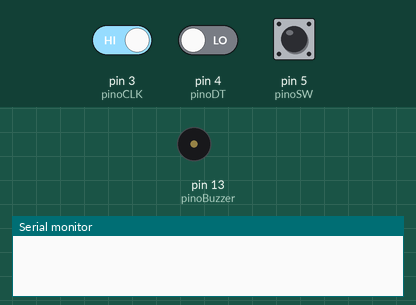
Simulated run of this sketch. Board: Arduino Uno, built with avr-gcc and run on an emulated ATmega328P. On the bench: buzzer (waves = sounding), the last lines printed to the serial monitor. The test bench sets the inputs (shaded band); at power-on: pin 3 (pinoCLK) HIGH, pin 5 (pinoSW) HIGH, pin 4 (pinoDT) LOW.

Above: at 1.2 s.
1.3 s: pin 3 (pinoCLK) driven LOW
At 2.5 s:
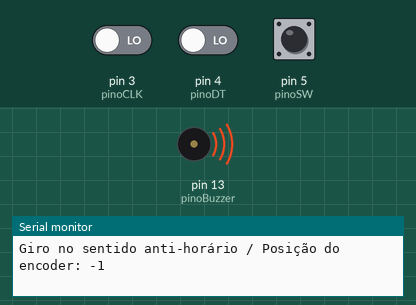
2.8 s: pin 5 (pinoSW) pulled LOW for 0.15 s
At 3.7 s:
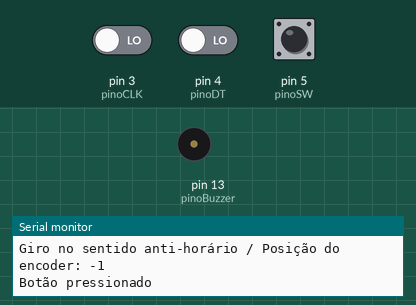
4.4 s: pin 3 (pinoCLK) driven HIGH
At 4.9 s:
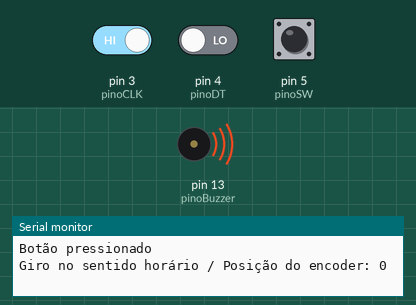
5.9 s: pin 5 (pinoSW) pulled LOW for 1 s
At 7.3 s:
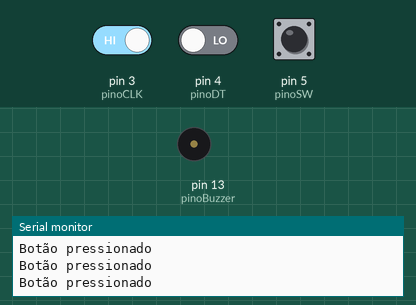
Timing chart, 0 to 8.9 s (numbered marks = the images above; inputs shaded):
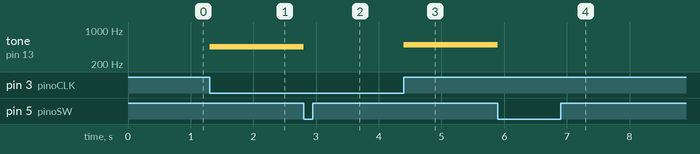

The sketch:

projeto10_buzzer_e_encoder.ino
```cpp
 const int pinoCLK = 3; //PINO DIGITAL (CLK)
 const int pinoDT = 4;  //PINO DIGITAL (DT)
 const int pinoSW = 5; //PINO DIGITAL (SW)

 int pinoBuzzer = 13;
 int frequencia = 500;

 int contadorPos = 0;  //CONTADOR DE POSIÇÕES DO ENCODER
 int ultPosicao; //REGISTRA A ÚLTIMA POSIÇÃO DO ENCODER
 int leituraCLK; //VARIÁVEL PARA ARMAZENAR LEITURA DO PINO CLK
 boolean bCW; //VARIÁVEL DE CONTROLE DO SENTIDO (HORÁRIO / ANTI-HORÁRIO)

 void setup() {
   Serial.begin (9600); //INICIALIZA A SERIAL
   pinMode (pinoCLK,INPUT); //DEFINE O PINO COMO ENTRADA
   pinMode (pinoDT,INPUT); //DEFINE O PINO COMO ENTRADA
   pinMode (pinoSW,INPUT_PULLUP); //DEFINE O PINO COMO ENTRADA / "_PULLUP" É PARA ATIVAR O RESISTOR INTERNO
  //DO ARDUINO PARA GARANTIR QUE NÃO EXISTA FLUTUAÇÃO ENTRE 0 (LOW) E 1 (HIGH)
   ultPosicao = digitalRead(pinoCLK); //VARIÁVEL RECEBE A LEITURA DO PINO CLK

   pinMode(pinoBuzzer, OUTPUT);

 }

 void loop() {
   leituraCLK = digitalRead(pinoCLK); //VARIÁVEL RECEBE A LEITURA DO PINO CLK
   if (leituraCLK != ultPosicao){ //SE VALOR DA VARIÁVEL FOR DIFERENTE DO VALOR DE "ultPosicao", FAZ
     if (digitalRead(pinoDT) != leituraCLK) { //SE LEITURA DO PINO FOR DIFERENTE DA LEITURA DE "leituraCLK",
      //SIGNIFICA QUE O EIXO ESTÁ SENDO GIRADO NO SENTIDO HORÁRIO E FAZ
       contadorPos++; //INCREMENTA CONTAGEM DA VARIÁVEL EM +1
       bCW = true; //VARIÁVEL BOOLEANA RECEBE VERDADEIRO (SENTIDO HORÁRIO)

       frequencia += 50;

     } else { //SENÃO, SIGNIFICA QUE O EIXO ESTÁ SENDO GIRADO NO SENTIDO ANTI-HORÁRIO E FAZ
       bCW = false; //VARIÁVEL BOOLEANA RECEBE FALSO (SENTIDO ANTI-HORÁRIO)
       contadorPos--; //DECREMENTA CONTAGEM DA VARIÁVEL EM -1

       frequencia -= 50;

     }
     Serial.print("Giro no "); //IMPRIME O TEXTO NA SERIAL
     if (bCW){ //SE VARIÁVEL FOR IGUAL A VERDADEIRO, FAZ
       Serial.print("sentido horário"); //IMPRIME O TEXTO NA SERIAL

       tone(pinoBuzzer, frequencia);

     }else{ //SENÃO, FAZ
       Serial.print("sentido anti-horário"); //IMPRIME O TEXTO NA SERIAL

       tone(pinoBuzzer, frequencia);

     }
     Serial.print(" / Posição do encoder: "); //IMPRIME O TEXTO NA SERIAL
     Serial.println(contadorPos); //IMPRIME NO MONITOR SERIAL A POSIÇÃO ATUAL DO ENCODER
   }
   if(digitalRead(pinoSW) == LOW){ //SE LEITURA DO PINO FOR IGUAL A LOW, FAZ
       Serial.println ("Botão pressionado"); //IMPRIME O TEXTO NA SERIAL

       noTone(pinoBuzzer);

       delay(200); //INTERVALO DE 200 MILISSEGUNDOS
   }
   ultPosicao = leituraCLK; //VARIÁVEL RECEBE O VALOR DE "leituraCLK"
 }
```

Measured:
- after the input at 1.3 s, tone on pin 13 (pinoBuzzer): silent → 450 Hz at once
- after the input at 2.8 s, tone on pin 13 (pinoBuzzer): 450 Hz → silent at once
- after the input at 4.4 s, tone on pin 13 (pinoBuzzer): silent → 500 Hz at once
- after the input at 5.9 s, tone on pin 13 (pinoBuzzer): 500 Hz → silent at once
